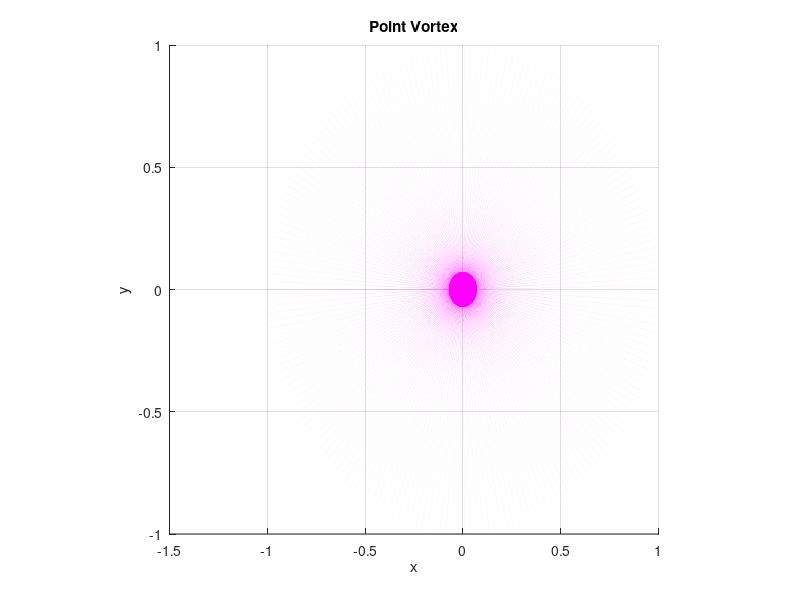
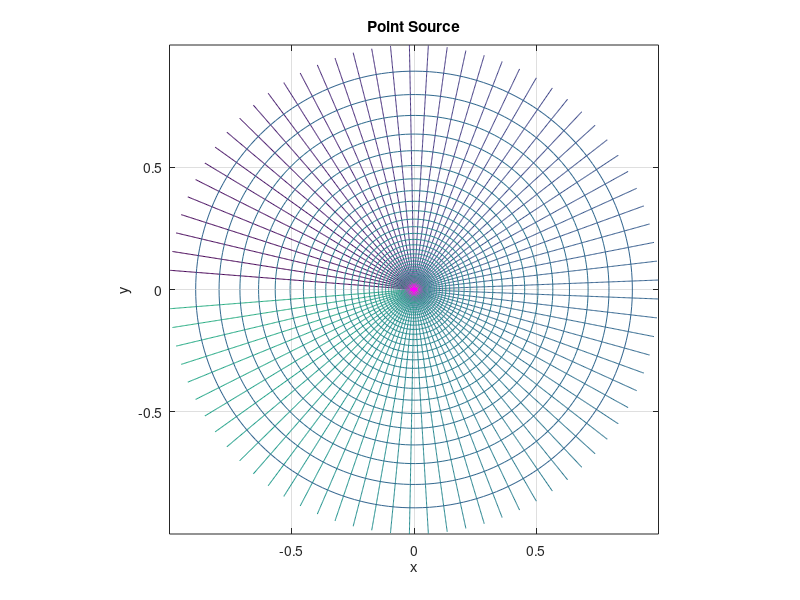
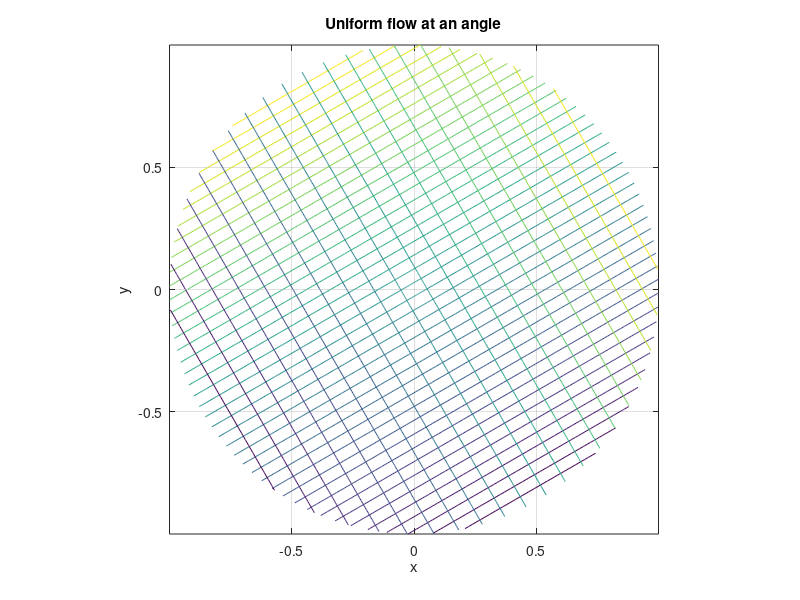
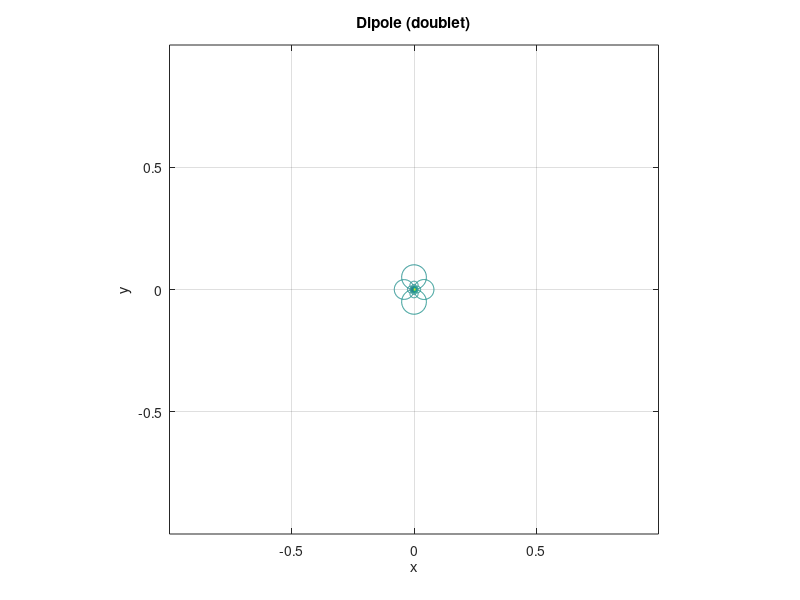

Reproduce these figures in MATLAB, in order.
%  by Prof. Dr. E. V. Volpe, Matheus Oliveira version

clc
clear all
close all

N        = 200;
G        = 10;
S        = -10;
a        = 1.0;
Uoo      = 5.0;
alphadeg = 30; 

dt     = 1e-3;
dr     = dt;

lt     = pi-dt;
rk     = linspace(dr,1,N);
tk     = linspace(-lt,lt,N);
[R,T]  = meshgrid(rk,tk);
Z      = R.*exp(1i*T);
X      = real(Z);
Y      = imag(Z);
F      = log(R) + 1i*T;

% Uniform potential flow at an angle
alpha  = alphadeg*pi/180;
Fu = Uoo*exp(-1i*alpha)*Z;
phiu  = real(Fu);
psiu  = imag(Fu);
Wu = Uoo*exp(-1i*alpha)*ones(size(X));
Uu = conj(Wu);
uux   = real(Uu);
uuy   = imag(Uu);

% Point vortex
cv    = -1i*G/(2*pi);
Fv    = cv*F;
phiv  = real(Fv);
psiv  = imag(Fv);
W     = cv./Z;
Uv    = conj(W);
uvx   = real(Uv);
uvy   = imag(Uv);

% Point source
cs    = S/(2*pi);
Fs    = cs*F;
phis  = real(Fs);
psis  = imag(Fs);
W     = cs./Z;
Us    = conj(W);
usx   = real(Us);
usy   = imag(Us);

% Dipole (Doublet) Potential Flow
A  = -2*Uoo/(2*pi);
mu = -2*pi*A; 
Ro = sqrt(mu/(2*pi*Uoo));
Fd = -A./Z;
phid  = real(Fd);
psid  = imag(Fd);
Wd = A./(Z.^2);
Ud = conj(Wd);
udx   = real(Ud);
udy   = imag(Ud);

% Generic example
Ft    = Fs + Fv + Fu + Fd;
Ut    = Uv + Us + Uu + Ud;
phit  = real(Ft);
psit  = imag(Ft);
utx   = real(Ut);
uty   = imag(Ut);


% Graphics
figure(1),
%contour(X,Y,psiv,80);
hold on
%contour(X,Y,phiv,60);
quiver(X,Y,uvx,uvy,5,'m');
grid on;
axis('square'); 
xlabel('x');
ylabel('y');
title('Point Vortex');

figure(2),
contour(X,Y,psis,80);
hold on
contour(X,Y,phis,60);
quiver(X,Y,usx,usy,0.5,'m');
grid on;
axis('square'); 
xlabel('x');
ylabel('y');
title('Point Source');

figure(3),
contour(X,Y,psiu,40);
hold on
contour(X,Y,phiu,20);
%quiver(X,Y,uux,uuy,0.1,'m');
grid on;
axis('square'); 
xlabel('x');
ylabel('y');
title('Uniform flow at an angle');

figure(4),
contour(X,Y,psid,100);
hold on
contour(X,Y,phid,80);
%quiver(X,Y,udx,udy,0.1,'m');
grid on;
axis('square'); 
xlabel('x');
ylabel('y');
title('Dipole (doublet)');

figure(5),
contour(X,Y,psit,80);
hold on
contour(X,Y,phit,60);
%quiver(X,Y,utx,uty,0.5,'m');
grid on;
axis('square'); 
xlabel('x');
ylabel('y');
title('Generic Example');




